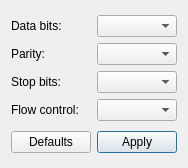
<?xml version="1.0" encoding="UTF-8"?>
<ui version="4.0">
 <class>SerialSettingsDialog</class>
 <widget class="QDialog" name="SerialSettingsDialog">
  <property name="geometry">
   <rect>
    <x>0</x>
    <y>0</y>
    <width>186</width>
    <height>168</height>
   </rect>
  </property>
  <property name="sizePolicy">
   <sizepolicy hsizetype="Maximum" vsizetype="Maximum">
    <horstretch>0</horstretch>
    <verstretch>0</verstretch>
   </sizepolicy>
  </property>
  <property name="windowTitle">
   <string>Additional port settings</string>
  </property>
  <property name="styleSheet">
   <string notr="true">QLabel {background-color: &quot;transparent&quot;}</string>
  </property>
  <property name="modal">
   <bool>true</bool>
  </property>
  <layout class="QVBoxLayout" name="verticalLayout_2" stretch="0,1">
   <item>
    <layout class="QGridLayout" name="gridLayout">
     <item row="0" column="0">
      <widget class="QLabel" name="dataBitsLabel">
       <property name="text">
        <string>Data bits:</string>
       </property>
      </widget>
     </item>
     <item row="0" column="1">
      <widget class="QComboBox" name="dataBitsBox"/>
     </item>
     <item row="1" column="0">
      <widget class="QLabel" name="parityLabel">
       <property name="text">
        <string>Parity:</string>
       </property>
      </widget>
     </item>
     <item row="1" column="1">
      <widget class="QComboBox" name="parityBox"/>
     </item>
     <item row="2" column="0">
      <widget class="QLabel" name="stopBitsLabel">
       <property name="text">
        <string>Stop bits:</string>
       </property>
      </widget>
     </item>
     <item row="2" column="1">
      <widget class="QComboBox" name="stopBitsBox"/>
     </item>
     <item row="3" column="0">
      <widget class="QLabel" name="flowControlLabel">
       <property name="styleSheet">
        <string notr="true"/>
       </property>
       <property name="text">
        <string>Flow control:</string>
       </property>
      </widget>
     </item>
     <item row="3" column="1">
      <widget class="QComboBox" name="flowControlBox"/>
     </item>
    </layout>
   </item>
   <item>
    <layout class="QHBoxLayout" name="horizontalLayout">
     <item>
      <widget class="QPushButton" name="pushButtonDefault">
       <property name="text">
        <string>Defaults</string>
       </property>
       <property name="autoDefault">
        <bool>false</bool>
       </property>
      </widget>
     </item>
     <item>
      <widget class="QPushButton" name="pushButtonApply">
       <property name="text">
        <string>Apply</string>
       </property>
       <property name="default">
        <bool>true</bool>
       </property>
      </widget>
     </item>
    </layout>
   </item>
  </layout>
 </widget>
 <tabstops>
  <tabstop>pushButtonApply</tabstop>
  <tabstop>dataBitsBox</tabstop>
  <tabstop>parityBox</tabstop>
  <tabstop>stopBitsBox</tabstop>
  <tabstop>flowControlBox</tabstop>
  <tabstop>pushButtonDefault</tabstop>
 </tabstops>
 <resources/>
 <connections/>
</ui>
